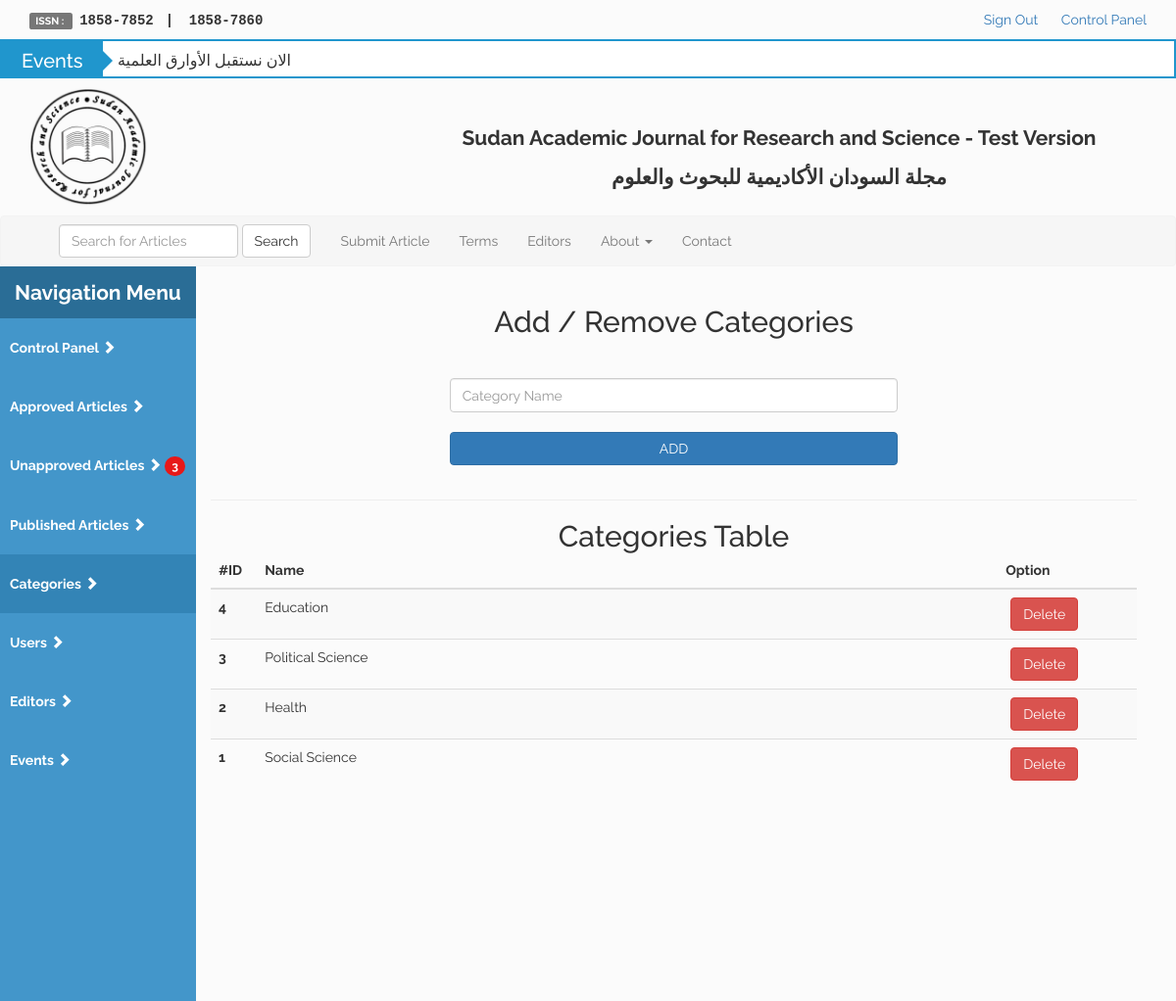
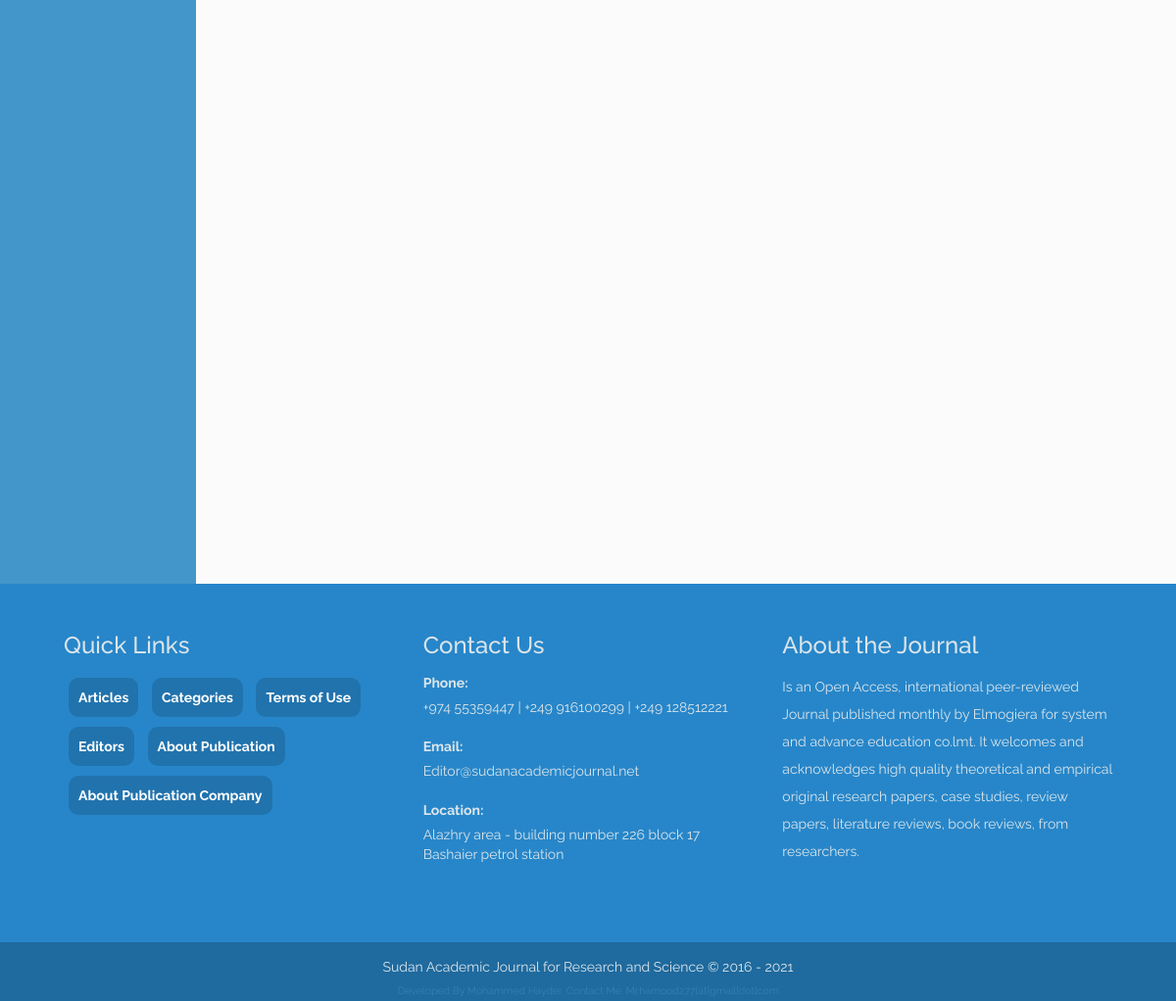
/control-panel/home?p=Categories&page=1 (signed in), run on the app's committed database (2 pictures, top to bottom).
### tables this page shows
CREATE TABLE `saj_events` (
  `event_id` int(11) NOT NULL COMMENT 'The Event Identification Number',
  `event_title` varchar(255) NOT NULL COMMENT 'The Event Title (Heading)',
  `event_details` text NOT NULL COMMENT 'The Event Details (Description)'
);

CREATE TABLE `saj_categories` (
  `cat_id` int(11) NOT NULL COMMENT 'Category Identification Number',
  `cat_name` varchar(255) NOT NULL COMMENT 'Category Name'
);

### control-panel/src/init.php (called while the page is built, shortened)
<?php
require_once 'dbcon.php';
$layouts = 'includes/layouts/';
$functions = 'includes/functions/';
require_once $functions . 'public/active-nav-link.php';
require_once $functions . 'public/display-events.php';
require_once $layouts . 'header.php';

### control-panel/src/includes/functions/public/saj_paginator.php (called while the page is built, shortened)
<?php
	function paginator($dataSelection, $table, $where1, $where2, $order, $pageTo, $inPage) {
		global $con, $stmt, $paginationCtrls, $lastPage;
		$stmt = $con->prepare("SELECT * FROM $table $where1");
	  $stmt->execute();
	  $rowCount = count($stmt->fetchAll());
		$p = $_GET['page'];
		$page = isset($p) ? preg_replace('#[^0-9]#', '', $p) : 1;
		$perPage = $inPage;
		$limit = 'LIMIT ' . ($page - 1) * $perPage . ',' . $perPage;
		$stmt = $con->prepare("SELECT $dataSelection FROM $table $where2 ORDER BY $order $limit");
	}

### control-panel/src/includes/functions/get/get-categories.php (the view, shortened to what this page needs)
<?php
  require_once $functionsDir . 'public/saj_paginator.php';
  paginator(
    '*',
    'saj_categories',
    NULL,
    NULL,
    'cat_id DESC',
    'home?p=Categories&',
    20
  );
	$stmt->execute();
	$rows = $stmt->fetchAll();
	if(!empty($rows)) {
		foreach ($rows as $row) { ?>
			<tr>
				<th scope="row"><?php echo $row['cat_id']; ?></th>
				<td><?php echo $row['cat_name']; ?></td>
				<td>
					<a class="btn btn-danger option"
					href="home?p=Categories&delete=<?php echo $row['cat_id'];?>">Delete</a>
				</td>
			</tr>
		<?php
		}
	} ?>

### control-panel/src/includes/functions/public/display-events.php (shortened to what this page needs)
<?php
  function displayEvents() {
    require __DIR__ . '/../../../dbcon.php';
    $stmt = $con->prepare('SELECT * FROM saj_events');
    $stmt->execute();
    $rows = $stmt->fetchAll();
    if(!empty($rows)) {
      foreach ($rows as $row) {
        $eTitle   = $row['event_title'];
     echo '<li><a href="../index?p=events&title='.$eTitle.'">
      '.$eTitle.'
     </a></li>';
      }
    } else { echo
      '<li><a href="../index?p=events">Go to Events Page</a></li>';
    }
  }
?>

### data on the page
saj_events: event_title "الان نستقبل الأوارق العلمية"
saj_categories: cat_id "4", cat_name "Education"
saj_categories: cat_id "3", cat_name "Political Science"
saj_categories: cat_id "2", cat_name "Health"
saj_categories: cat_id "1", cat_name "Social Science"

### other printed values
$count "3"
